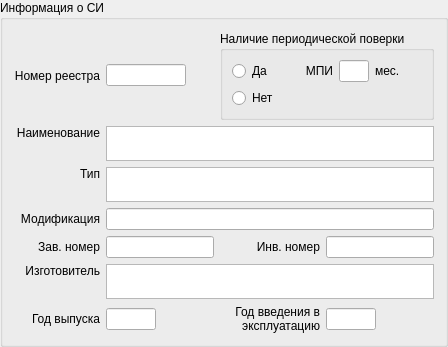
             <widget class="QGroupBox" name="groupBox_9">
              <property name="styleSheet">
               <string notr="true"/>
              </property>
              <property name="title">
               <string>Информация о СИ</string>
              </property>
              <property name="flat">
               <bool>false</bool>
              </property>
              <layout class="QGridLayout" name="gridLayout_4">
               <item row="0" column="2" colspan="2">
                <widget class="QGroupBox" name="groupBox_11">
                 <property name="title">
                  <string>Наличие периодической поверки</string>
                 </property>
                 <property name="flat">
                  <bool>false</bool>
                 </property>
                 <layout class="QGridLayout" name="gridLayout_2">
                  <item row="0" column="0">
                   <widget class="QRadioButton" name="radioButton_MPI_yes">
                    <property name="text">
                     <string>Да</string>
                    </property>
                   </widget>
                  </item>
                  <item row="1" column="0">
                   <widget class="QRadioButton" name="radioButton_MPI_no">
                    <property name="text">
                     <string>Нет</string>
                    </property>
                   </widget>
                  </item>
                  <item row="0" column="3">
                   <widget class="QLabel" name="label_57">
                    <property name="text">
                     <string>мес.</string>
                    </property>
                    <property name="alignment">
                     <set>Qt::AlignLeading|Qt::AlignLeft|Qt::AlignVCenter</set>
                    </property>
                   </widget>
                  </item>
                  <item row="0" column="1">
                   <widget class="QLabel" name="label_58">
                    <property name="text">
                     <string>МПИ</string>
                    </property>
                    <property name="alignment">
                     <set>Qt::AlignRight|Qt::AlignTrailing|Qt::AlignVCenter</set>
                    </property>
                   </widget>
                  </item>
                  <item row="0" column="2">
                   <widget class="QLineEdit" name="lineEdit_MPI">
                    <property name="maximumSize">
                     <size>
                      <width>30</width>
                      <height>16777215</height>
                     </size>
                    </property>
                   </widget>
                  </item>
                 </layout>
                </widget>
               </item>
               <item row="4" column="0">
                <widget class="QLabel" name="label_50">
                 <property name="text">
                  <string>Наименование</string>
                 </property>
                 <property name="alignment">
                  <set>Qt::AlignRight|Qt::AlignTop|Qt::AlignTrailing</set>
                 </property>
                </widget>
               </item>
               <item row="12" column="2">
                <widget class="QLabel" name="label_56">
                 <property name="minimumSize">
                  <size>
                   <width>100</width>
                   <height>0</height>
                  </size>
                 </property>
                 <property name="text">
                  <string>Год введения в эксплуатацию</string>
                 </property>
                 <property name="alignment">
                  <set>Qt::AlignRight|Qt::AlignTrailing|Qt::AlignVCenter</set>
                 </property>
                 <property name="wordWrap">
                  <bool>true</bool>
                 </property>
                </widget>
               </item>
               <item row="6" column="0">
                <widget class="QLabel" name="label_51">
                 <property name="text">
                  <string>Тип</string>
                 </property>
                 <property name="alignment">
                  <set>Qt::AlignRight|Qt::AlignTop|Qt::AlignTrailing</set>
                 </property>
                </widget>
               </item>
               <item row="8" column="0">
                <widget class="QLabel" name="label_59">
                 <property name="text">
                  <string>Модификация</string>
                 </property>
                 <property name="alignment">
                  <set>Qt::AlignRight|Qt::AlignTrailing|Qt::AlignVCenter</set>
                 </property>
                </widget>
               </item>
               <item row="0" column="0">
                <widget class="QLabel" name="label_49">
                 <property name="text">
                  <string>Номер реестра</string>
                 </property>
                 <property name="alignment">
                  <set>Qt::AlignRight|Qt::AlignTrailing|Qt::AlignVCenter</set>
                 </property>
                </widget>
               </item>
               <item row="10" column="0">
                <widget class="QLabel" name="label_54">
                 <property name="text">
                  <string>Изготовитель</string>
                 </property>
                 <property name="alignment">
                  <set>Qt::AlignRight|Qt::AlignTop|Qt::AlignTrailing</set>
                 </property>
                </widget>
               </item>
               <item row="12" column="0">
                <widget class="QLabel" name="label_55">
                 <property name="text">
                  <string>Год выпуска</string>
                 </property>
                 <property name="alignment">
                  <set>Qt::AlignRight|Qt::AlignTrailing|Qt::AlignVCenter</set>
                 </property>
                </widget>
               </item>
               <item row="12" column="3">
                <widget class="QLineEdit" name="lineEdit_expl_year">
                 <property name="maximumSize">
                  <size>
                   <width>50</width>
                   <height>16777215</height>
                  </size>
                 </property>
                </widget>
               </item>
               <item row="0" column="1">
                <widget class="QLineEdit" name="lineEdit_reestr">
                 <property name="enabled">
                  <bool>true</bool>
                 </property>
                 <property name="maximumSize">
                  <size>
                   <width>80</width>
                   <height>16777215</height>
                  </size>
                 </property>
                 <property name="styleSheet">
                  <string notr="true"/>
                 </property>
                 <property name="inputMethodHints">
                  <set>Qt::ImhNone</set>
                 </property>
                 <property name="alignment">
                  <set>Qt::AlignLeading|Qt::AlignLeft|Qt::AlignTop</set>
                 </property>
                </widget>
               </item>
               <item row="8" column="1" colspan="3">
                <widget class="QLineEdit" name="lineEdit_modification"/>
               </item>
               <item row="12" column="1">
                <widget class="QLineEdit" name="lineEdit_manuf_year">
                 <property name="maximumSize">
                  <size>
                   <width>50</width>
                   <height>16777215</height>
                  </size>
                 </property>
                </widget>
               </item>
               <item row="9" column="0">
                <widget class="QLabel" name="label_52">
                 <property name="text">
                  <string>Зав. номер</string>
                 </property>
                 <property name="alignment">
                  <set>Qt::AlignRight|Qt::AlignTrailing|Qt::AlignVCenter</set>
                 </property>
                </widget>
               </item>
               <item row="9" column="1">
                <widget class="QLineEdit" name="lineEdit_number"/>
               </item>
               <item row="9" column="2">
                <widget class="QLabel" name="label_53">
                 <property name="text">
                  <string>Инв. номер</string>
                 </property>
                 <property name="alignment">
                  <set>Qt::AlignRight|Qt::AlignTrailing|Qt::AlignVCenter</set>
                 </property>
                </widget>
               </item>
               <item row="9" column="3">
                <widget class="QLineEdit" name="lineEdit_inv_number"/>
               </item>
               <item row="10" column="1" colspan="3">
                <widget class="QPlainTextEdit" name="plainTextEdit_manufacturer">
                 <property name="maximumSize">
                  <size>
                   <width>16777215</width>
                   <height>35</height>
                  </size>
                 </property>
                </widget>
               </item>
               <item row="6" column="1" colspan="3">
                <widget class="QPlainTextEdit" name="plainTextEdit_type">
                 <property name="maximumSize">
                  <size>
                   <width>16777215</width>
                   <height>35</height>
                  </size>
                 </property>
                </widget>
               </item>
               <item row="4" column="1" colspan="3">
                <widget class="QPlainTextEdit" name="plainTextEdit_title">
                 <property name="enabled">
                  <bool>true</bool>
                 </property>
                 <property name="sizePolicy">
                  <sizepolicy hsizetype="Expanding" vsizetype="Fixed">
                   <horstretch>0</horstretch>
                   <verstretch>0</verstretch>
                  </sizepolicy>
                 </property>
                 <property name="maximumSize">
                  <size>
                   <width>16777215</width>
                   <height>35</height>
                  </size>
                 </property>
                </widget>
               </item>
              </layout>
             </widget>
